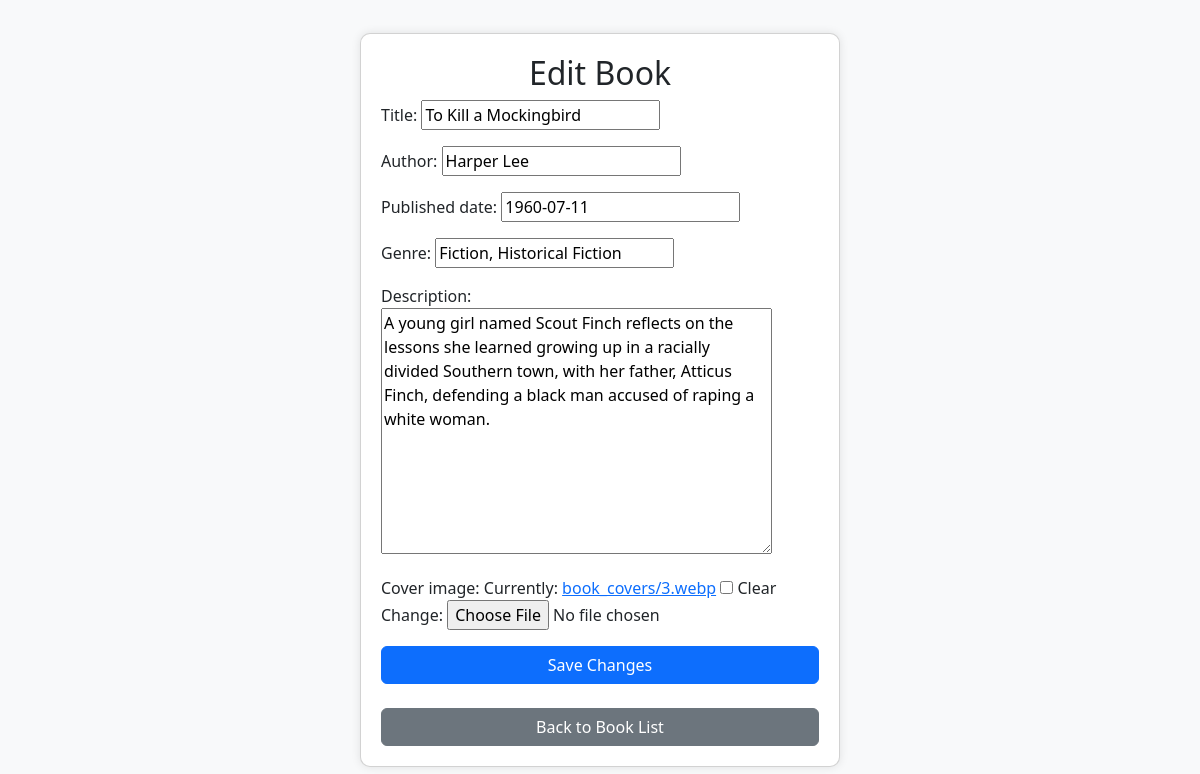
The app's page /books/edit/4/ with its own data.
### books/models.py (models this page shows, shortened)
class Book(models.Model):
    title = models.CharField(max_length=200)
    author = models.CharField(max_length=200)
    published_date = models.DateField()
    genre = models.CharField(max_length=100)
    description = models.TextField()
    cover_image = models.ImageField(upload_to='book_covers/', blank=True, null=True)

### books/views.py (the view)
# urls.py: path('books/edit/<int:pk>/', EditBookView.as_view(), name='edit_book'),
class EditBookView(UpdateView):
    model = Book
    form_class = BookForm
    template_name = 'books/edit_book.html'
    context_object_name = 'book'
    success_url = reverse_lazy('book_list')

### books/forms.py
class BookForm(forms.ModelForm):
    class Meta:
        model = Book
        fields = ['title', 'author', 'published_date', 'genre', 'description', 'cover_image']

### books/templates/books/edit_book.html (shortened to what this page needs)
<!DOCTYPE html>
<html lang="en">
<head>
    <link href="https://cdn.jsdelivr.net/npm/bootstrap@5.3.0/dist/css/bootstrap.min.css" rel="stylesheet">
</head>
<body>
    <div class="card">
        <h2 class="text-center">Edit Book</h2>
        <form method="post" enctype="multipart/form-data">
            {{ form.as_p }}
            <button type="submit" class="btn btn-primary btn-save">Save Changes</button>
        </form>
        <br>
        <a href="{% url 'book_list' %}" class="btn btn-secondary w-100">Back to Book List</a>
    </div>
</body>
</html>

### books/templates/books/edit_book.html (style rules this page uses)
body { display: flex; justify-content: center; align-items: center; min-height: 100vh; background-color: #f8f9fa; }
.card { width: 40%; padding: 20px; border-radius: 10px; box-shadow: 0px 0px 10px rgba(0, 0, 0, 0.1); background: #fff; }
.btn-save { width: 100%; }

### records on screen
Book: title "To Kill a Mockingbird", author "Harper Lee", published_date "1960-07-11", genre "Fiction, Historical Fiction", description "A young girl named Scout Finch reflects on the lessons she learned growing up in a racially divided Southern town, with her father, Atticus Finch, defending a black man accused of raping a white woman."
